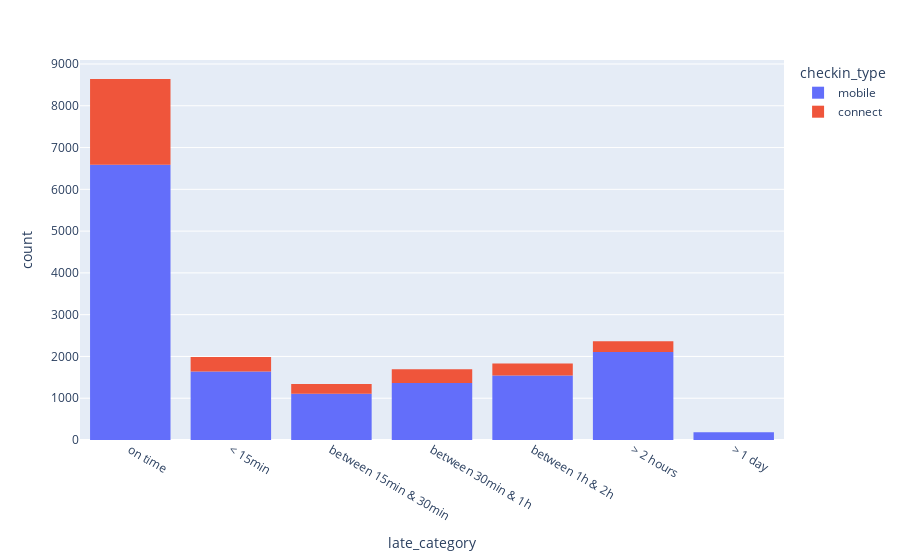

Notebook cell for this chart:
### Code cell
px.histogram(
    df.sort_values(['late_category']), 
    x="late_category", 
    nbins=7,
    color="checkin_type"
)

### Figure 1 — Plotly figure (JSON) as saved in the notebook; plotly's stock layout.template omitted (floating-point values rounded to 4 significant figures; data arrays with more than 128 entries replaced by an {"elided": "..."} marker saying what was removed)
{"data": [{"alignmentgroup": "True", "bingroup": "x", "hovertemplate": "checkin_type=mobile<br>late_category=%{x}<br>count=%{y}<extra></extra>", "legendgroup": "mobile", "marker": {"color": "#636efa", "pattern": {"shape": ""}}, "name": "mobile", "nbinsx": 7, "offsetgroup": "mobile", "orientation": "v", "showlegend": true, "type": "histogram", "x": {"elided": "14536 str values"}, "xaxis": "x", "yaxis": "y"}, {"alignmentgroup": "True", "bingroup": "x", "hovertemplate": "checkin_type=connect<br>late_category=%{x}<br>count=%{y}<extra></extra>", "legendgroup": "connect", "marker": {"color": "#EF553B", "pattern": {"shape": ""}}, "name": "connect", "nbinsx": 7, "offsetgroup": "connect", "orientation": "v", "showlegend": true, "type": "histogram", "x": {"elided": "3509 str values"}, "xaxis": "x", "yaxis": "y"}], "layout": {"barmode": "relative", "legend": {"title": {"text": "checkin_type"}, "tracegroupgap": 0}, "margin": {"t": 60}, "xaxis": {"anchor": "y", "domain": [0, 1], "title": {"text": "late_category"}}, "yaxis": {"anchor": "x", "domain": [0, 1], "title": {"text": "count"}}}}
